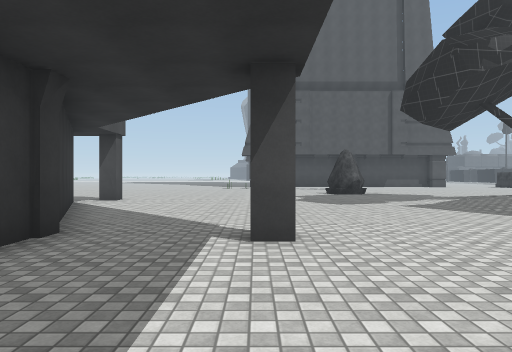
view 1 (above)

24 first-person views from a walk through a 3-D level made in the Unity game engine. The camera is 1.4 m above the floor, looks level and sees 70° across. The floor is counted in squares, 2 m on a side. Each view is taken from the middle of a square. On the plan, view 1 faces up. The plan holds only what a view shows up to about 11 squares ahead; the rest is blank. The place goes on beyond the plan. Surface patterns are stand-ins for the level's own textures.

view 2
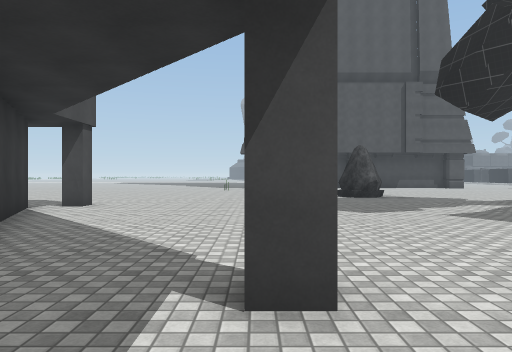

view 3
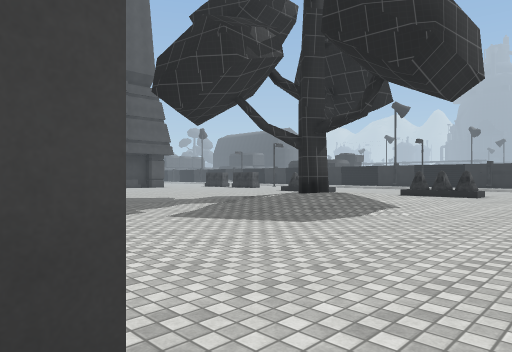

view 4
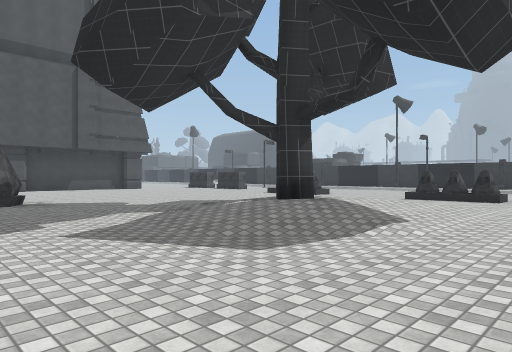

view 5
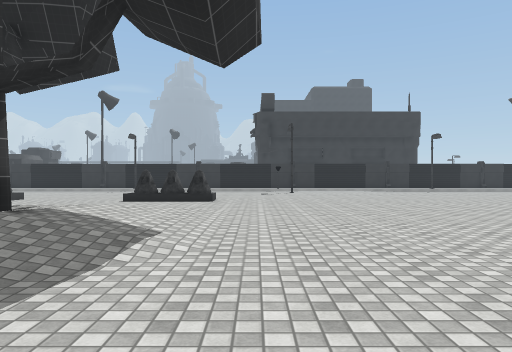

view 6
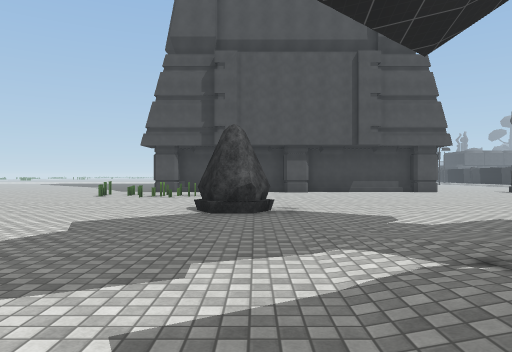

view 7
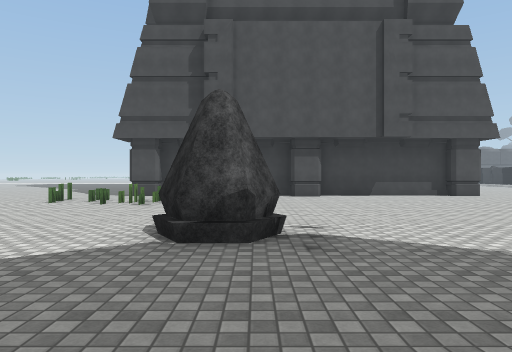

view 8
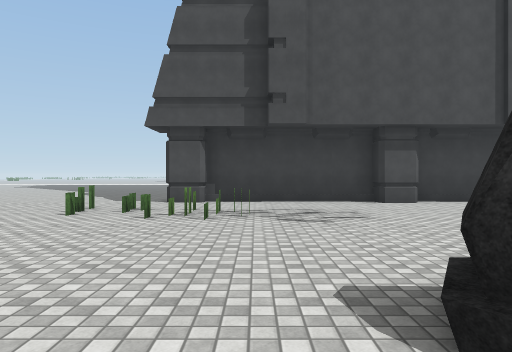

view 9
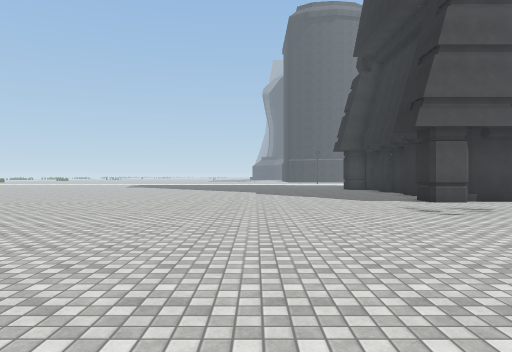

view 10
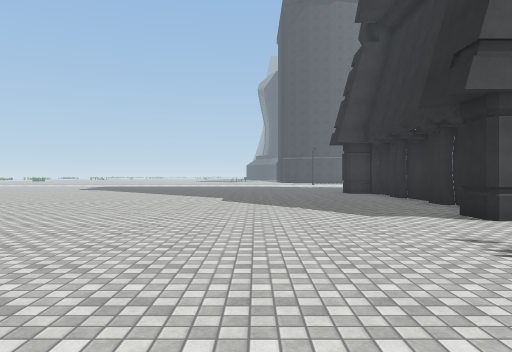

view 11
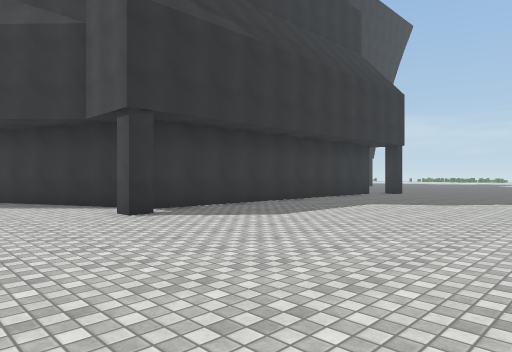

view 12
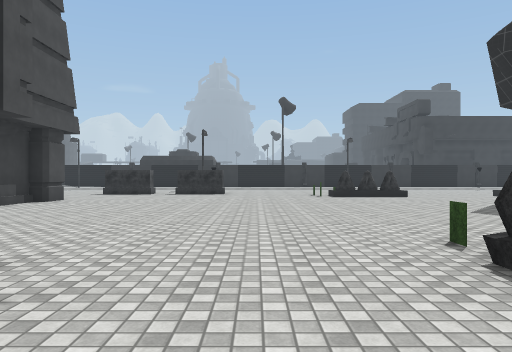

view 13
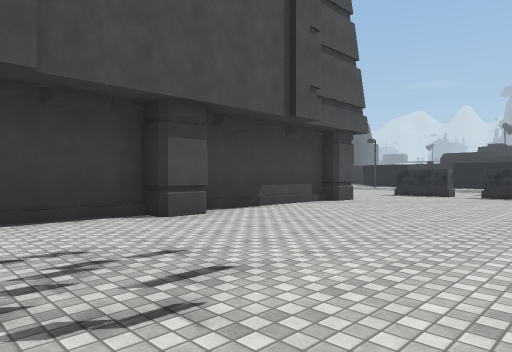

view 14
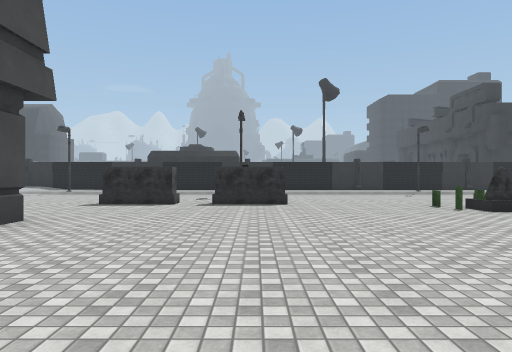

view 15
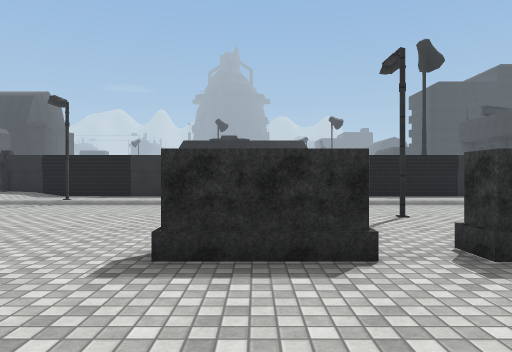

view 16
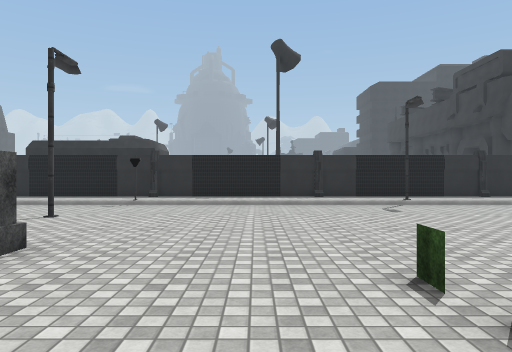

view 17
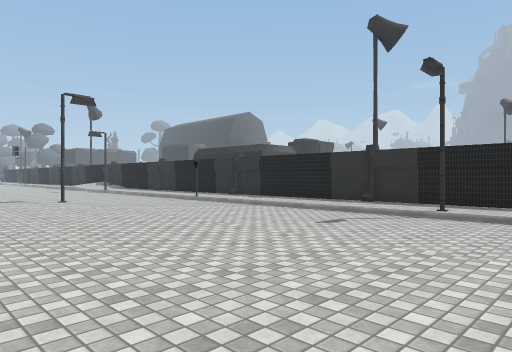

view 18
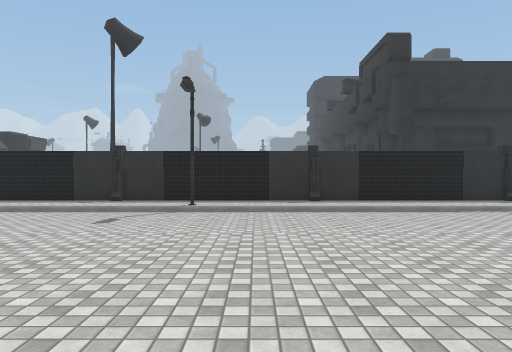

view 19
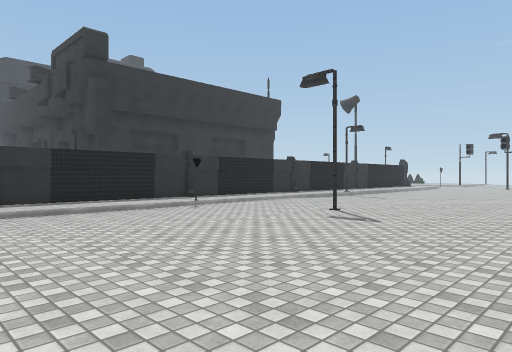

view 20
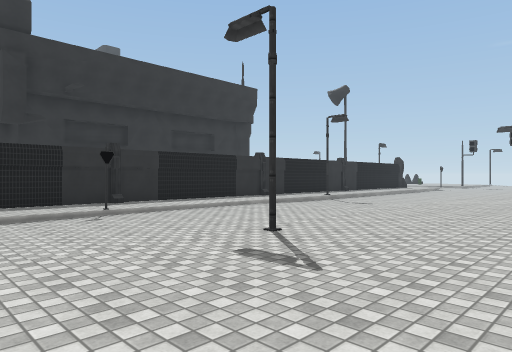

view 21
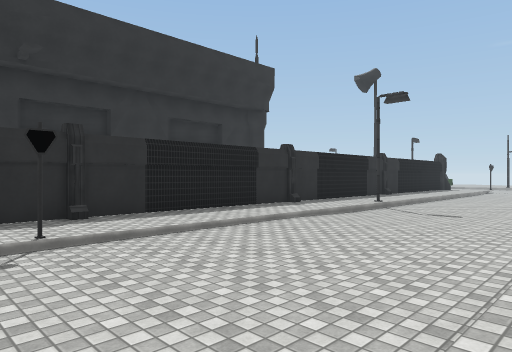

view 22
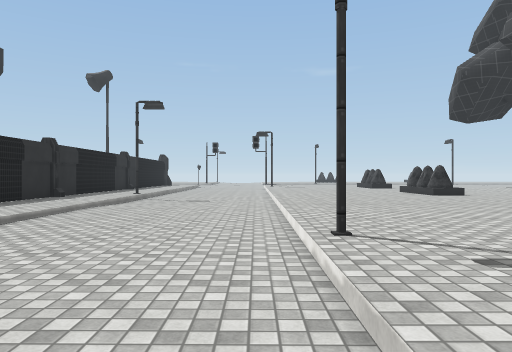

view 23
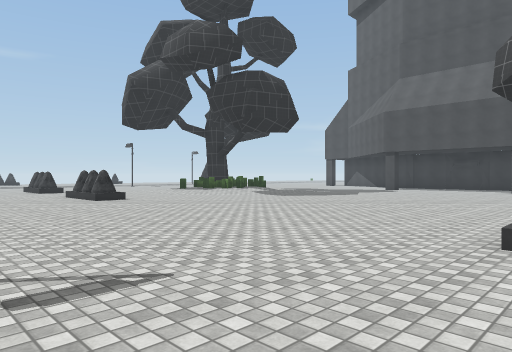

view 24
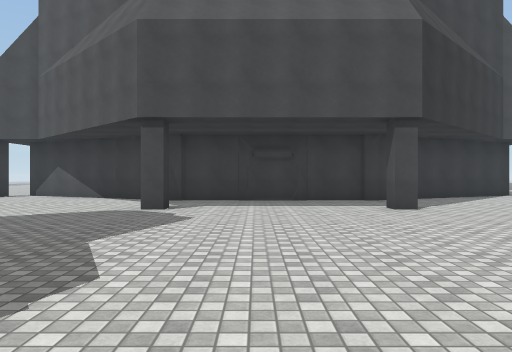

### Floor plan
Key: @ floor where view 1 was taken; # wall or solid block; . main floor; - floor 0.25 m lower than the main floor; / step, stairs or slope; = window, fence, low wall or low ledge; O other object.
Columns run from 11 left of view 1 to 24 right of it. Each row starts with its distance up from view 1.
 29                                  -.
 28 ............#                  ---O
 27 ............#                  ---.
 26  ...........#               .. ---.
 25  ...........              .... ---.
 24 ............            ...... --
 23 ...........############......
 22 ..........................O...  --.
 21 .........==...............O... ---.
 20  ........=======..........O..O----.
 19   .........=.=.=..........O..O----.
 18   ............................----.
 17    ...........................----.#
 16   ............................----.#
 15 ..............OO=........=....----.#
 14 ..............OO.........#....----.O
 13 ........................OO....----.#
 12 ..............................----O#
 11 ...................  .........----.#
 10  #######.........===   .......----.#
  9       #.........//##=  .......----.#
  8       ##........// #   .O.....----.#
  7        #........///// ..O.....----.#
  6        #........./////........----.#
  5        ##.....................----.#
  4         #..#.................O----.#
  3         #....................O----.O
  2         #.....................----.#
  1         #.....................----.#
  0         #..@....... ..........----.#
 -1         #..#......   .........----.#
 -2         #.......      ........----.#
 -3         #......        .......----.O
 -4         .....          .O.....----O#
 -5         ....            O..... ---O
 -6         ..                .... ---.

Where each view was taken, in squares from view 1:
view 1: 0 up, 0 right, facing up
view 2: 2 up, 0 right, facing up
view 3: 3 up, 0 right, facing up-right
view 4: 4 up, 2 right, facing up-right
view 5: 5 up, 3 right, facing right
view 6: 7 up, 4 right, facing up
view 7: 10 up, 4 right, facing up
view 8: 13 up, 2 right, facing up
view 9: 13 up, 5 left, facing up
view 10: 17 up, 4 left, facing up
view 11: 17 up, 1 left, facing down-left
view 12: 17 up, 1 right, facing right
view 13: 17 up, 2 right, facing up-right
view 14: 19 up, 6 right, facing right
view 15: 22 up, 12 right, facing right
view 16: 16 up, 12 right, facing right
view 17: 9 up, 15 right, facing up-right
view 18: 10 up, 14 right, facing right
view 19: 10 up, 14 right, facing down-right
view 20: 7 up, 15 right, facing down-right
view 21: 5 up, 18 right, facing down-right
view 22: 7 up, 19 right, facing down
view 23: 7 up, 18 right, facing down-left
view 24: 1 up, 8 right, facing left
